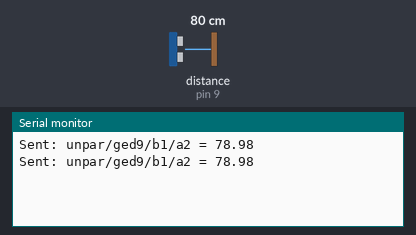
Recording of a sketch running on a simulated Arduino Uno, built with avr-gcc and run on an emulated ATmega328P. Parts: the last lines printed to the serial monitor. Wiring (inferred from the names in the program): ultrasonic range finder: trigger pin 8; echo pin 9. The test bench sets the inputs (shaded band); at power-on: distance to the obstacle (sensor on pin 9) 80 cm. The echo pulse lasts 58.3 µs per cm.

Above: at 1.8 s.
1.9 s: distance to the obstacle (sensor on pin 9) set to 2 cm
At 2.9 s:
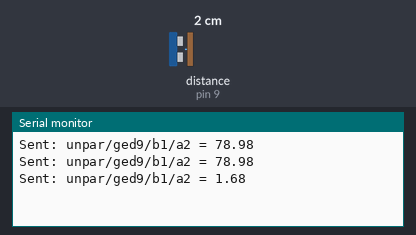
3.4 s: distance to the obstacle (sensor on pin 9) set to 4 cm
At 4.6 s:
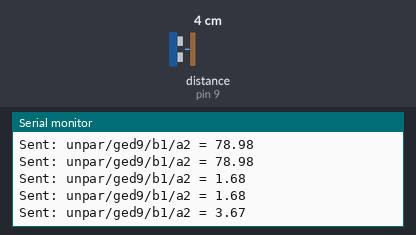
Timing chart, 0 to 6.4 s (numbered marks = the images above; inputs shaded):
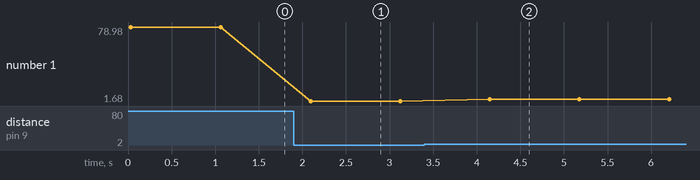

The sketch:

xbee_pengirim.ino
```cpp
#include <SoftwareSerial.h>

// HC-SR04
const int trigPin = 8;
const int echoPin = 9;

// XBee
SoftwareSerial XBeeSerial(10, 11);

// MQTT topic (DIKIRIM dari node)
const char* topic = "unpar/ged9/b1/a2";

void setup() {
  Serial.begin(9600);
  XBeeSerial.begin(9600);

  pinMode(trigPin, OUTPUT);
  pinMode(echoPin, INPUT);
}

void loop() {
  // Trigger ultrasonic
  digitalWrite(trigPin, LOW);
  delayMicroseconds(2);
  digitalWrite(trigPin, HIGH);
  delayMicroseconds(10);
  digitalWrite(trigPin, LOW);

  long duration = pulseIn(echoPin, HIGH, 30000);
  float distance = duration * 0.034 / 2;

  // Kirim: <topic|data>
  XBeeSerial.print('<');
  XBeeSerial.print(topic);
  XBeeSerial.print('|');
  XBeeSerial.print(distance);
  XBeeSerial.println('>');

  Serial.print("Sent: ");
  Serial.print(topic);
  Serial.print(" = ");
  Serial.println(distance);

  delay(1000);
}
```

Measured:
- after the input at 1.9 s, the serial monitor: prints a new line after 0.19 s (image 1)
- after the input at 3.4 s, the serial monitor: prints a new line after 0.75 s (image 2)
- plotted number 1: 78.98 → 1.68 after the input at 1.9 s, 1.68 → 3.67 after the input at 3.4 s
